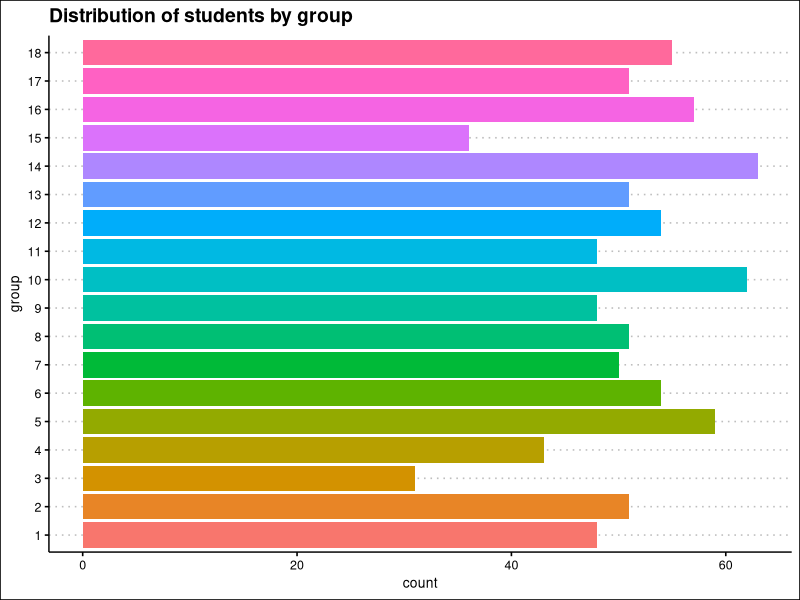
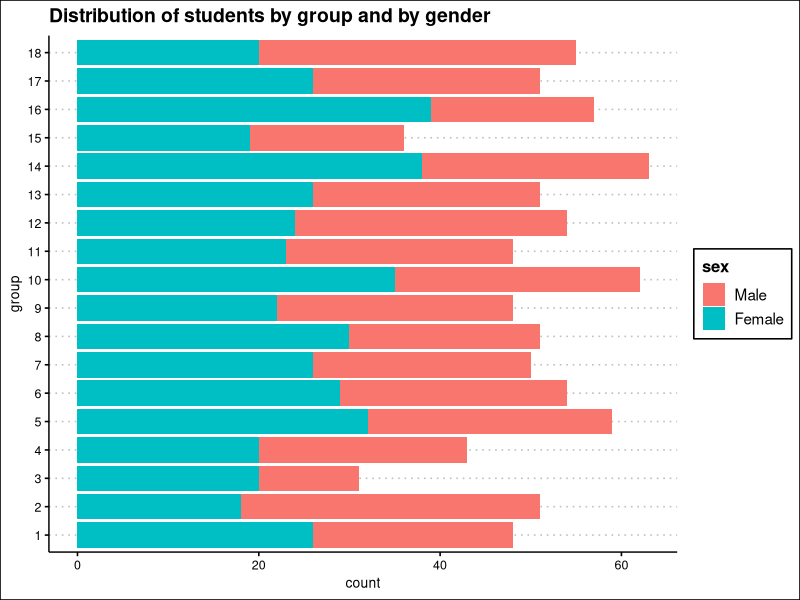
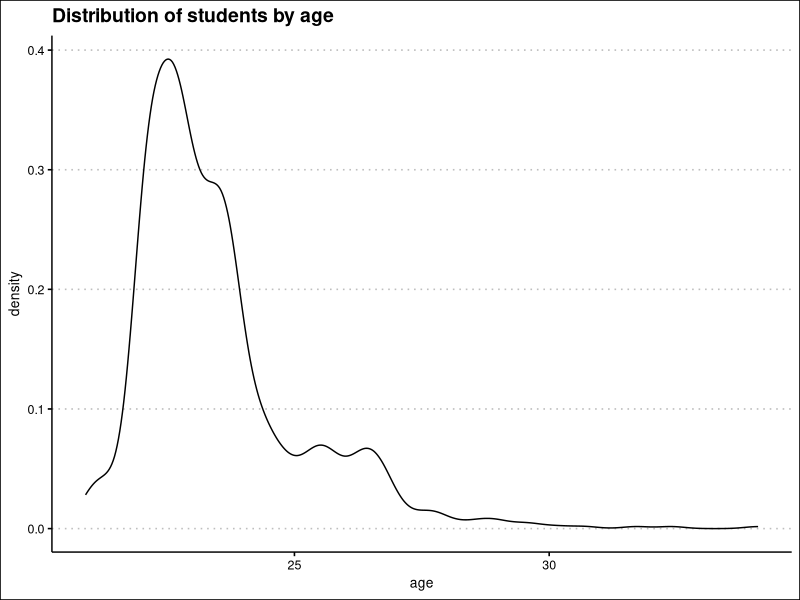
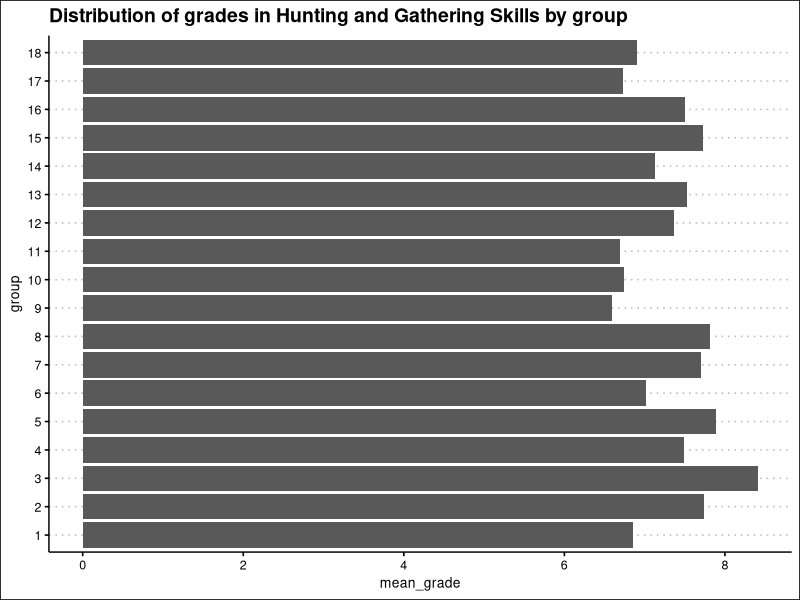
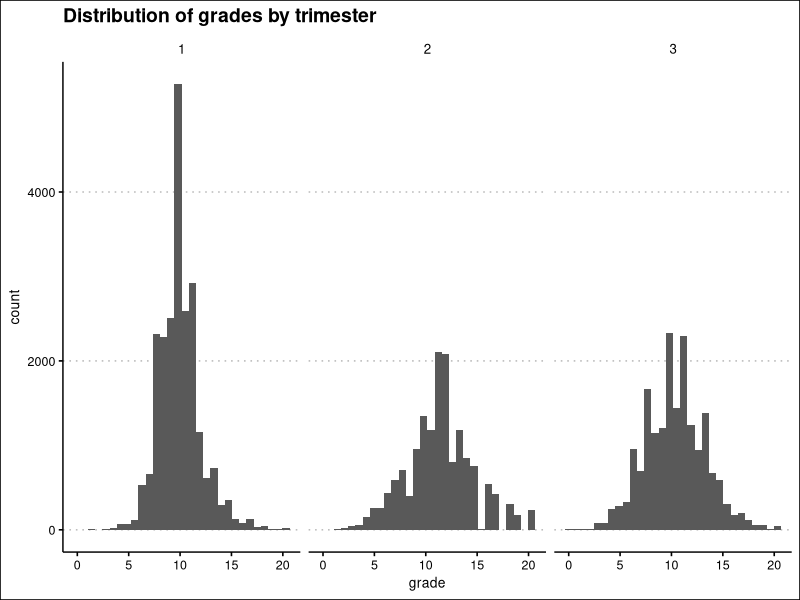
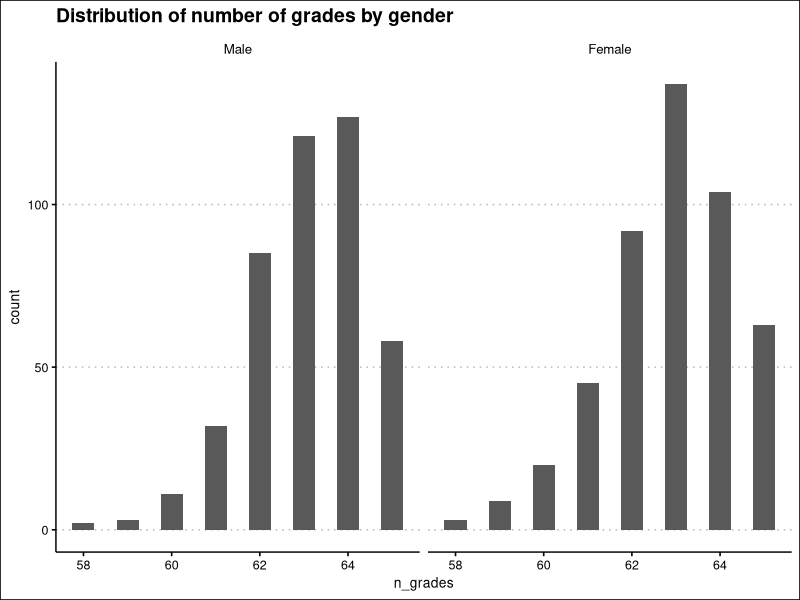
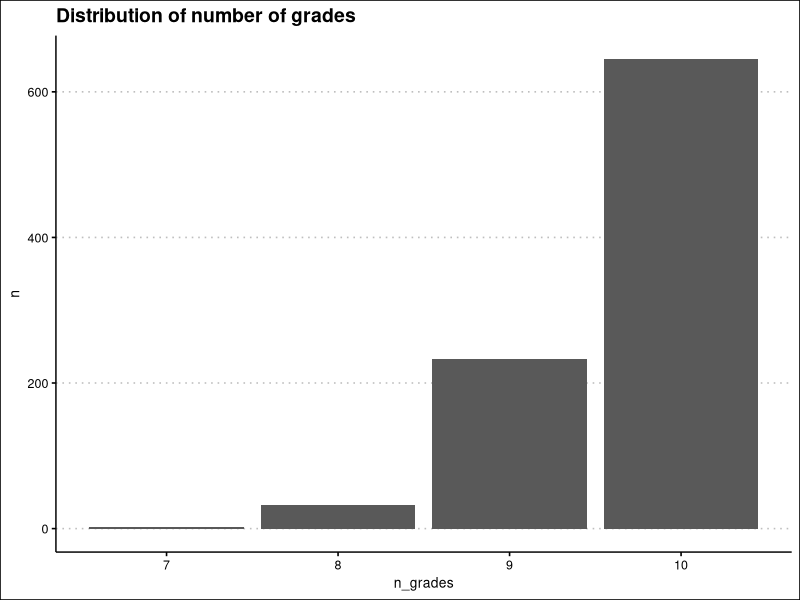
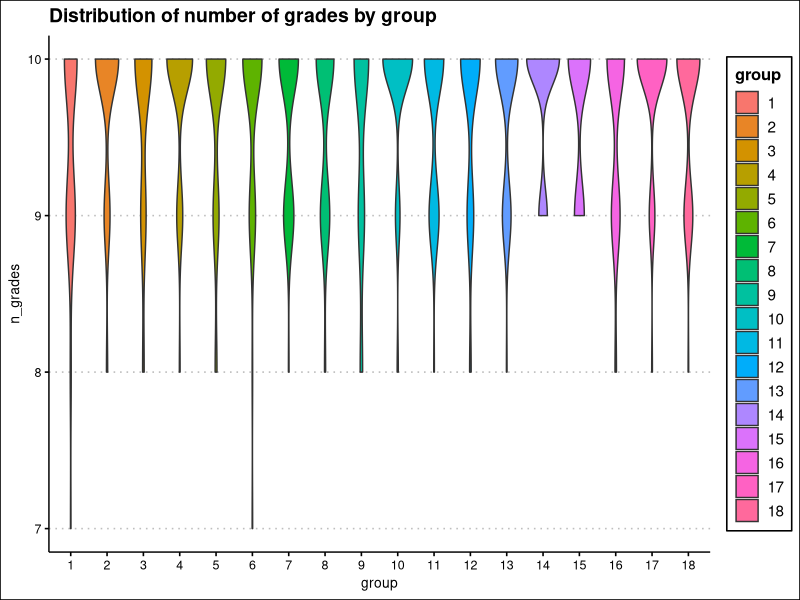

Here is the R script that generated these plots, in order:
## ---- chunk 1
#| label: data loading
#| message: false
#| warning: false

library(readr)
courses <- read_csv("Database/courses.csv")
## ---- chunk 2
#| label: data display

library(knitr)
kable(courses)
## ---- chunk 3
#| label: Question 3
#| message: false
#| warning: false

library(tidyverse)
students <- read_csv("Database/students.csv")
spec(students)

students <-
  students |>
  mutate(
    sex = factor(sex,
      levels = c("M", "F"),
      labels = c("Male", "Female")
    ),
    group = factor(group),
    id = as.integer(id)
  )
## ---- chunk 4
#| message: false
#| warning: false

grades <- read_delim("Database/grades.csv",
  delim = ":",
  na = "$"
)
## ---- chunk 5
#| message: false
#| warning: false
library(ggplot2)
library(ggthemes)

ggplot(students, aes(y = group)) +
  geom_bar(aes(fill = group)) +
  theme_clean() +
  labs(
    title = "Distribution of students by group"
  ) +
  theme(legend.position = "none")
## ---- chunk 6
ggplot(students, aes(y = group)) +
  geom_bar(aes(fill = sex)) +
  theme_clean() +
  labs(
    title = "Distribution of students by group and by gender"
  )
## ---- chunk 7
library(lubridate)

students <-
  students |>
  mutate(age = round(time_length(today() - birth_date, unit = "year"), 1))

ggplot(students, aes(x = age)) +
  geom_density() +
  theme_clean() +
  labs(
    title = "Distribution of students by age"
  )
## ---- chunk 8
age_median <-
  students |>
  summarise(age_median = median(age), .by = group) |>
  mutate(age_median = as.integer(age_median)) |>
  arrange(group)

knitr::kable(age_median)
## ---- chunk 9
max_table <-
  students |>
  slice_max(age, by = group) |>
  select(!birth_date) |>
  arrange(desc(age))

knitr::kable(max_table)
## ---- chunk 10
merged <-
  students |>
  left_join(grades, by = "id")

merged_Q11 <-
  merged |>
  filter(course_id == 7) |>
  summarise(mean_grade = mean(grade, na.rm = TRUE), .by = group)

ggplot(merged_Q11, aes(mean_grade, group)) +
  geom_col() +
  theme_clean() +
  labs(
    title = "Distribution of grades in Hunting and Gathering Skills by group"
  )
## ---- chunk 11
merged_full <-
  merged |>
  left_join(courses, by = "course_id")

ggplot(merged_full, aes(x = grade)) +
  geom_histogram(na.rm = TRUE, binwidth = 0.7) +
  facet_wrap(~trimester) +
  theme_clean() +
  labs(
    title = "Distribution of grades by trimester"
  )
## ---- chunk 12
grades_per_student <-
  merged_full |>
  reframe(
    n_grades = sum(!is.na(grade)),
    group = first(group),
    sex = first(sex),
    .by = id
  ) |>
  select(id, group, sex, n_grades) |>
  arrange(id)

grades_per_student_13 <-
  grades_per_student |>
  slice_tail(n = 10)

knitr::kable(grades_per_student_13)
## ---- chunk 13
ggplot(grades_per_student, aes(n_grades)) +
  geom_histogram(binwidth = 0.5) +
  facet_wrap(~sex) +
  theme_clean() +
  labs(
    title = "Distribution of number of grades by gender"
  )
## ---- chunk 14
grades_per_student_15 <-
  merged_full |>
  filter(course_id == 8) |>
  reframe(
    n_grades = sum(!is.na(grade)),
    group = first(group),
    sex = first(sex),
    .by = id
  ) |>
  select(id, group, sex, n_grades) |>
  arrange(desc(n_grades))

grades_per_student_15_sliced <-
  grades_per_student_15 |>
  slice_tail(n = 5)

knitr::kable(grades_per_student_15_sliced)
## ---- chunk 15
grades_per_student_16 <-
  grades_per_student_15 |>
  summarise(n = n(), .by = n_grades)

ggplot(grades_per_student_16, aes(n_grades, n)) +
  geom_col() +
  theme_clean() +
  labs(
    title = "Distribution of number of grades"
  )
## ---- chunk 16
ggplot(grades_per_student_15, aes(group, n_grades, fill = group)) +
  geom_violin() +
  theme_clean() +
  labs(
    title = "Distribution of number of grades by group"
  )
## ---- chunk 17
ggplot(grades_per_student_15, aes(group, n_grades, fill = group)) +
  geom_violin() +
  theme_clean() +
  labs(
    title = "Distribution of number of grades by group"
  ) +
  facet_wrap(~sex)
## ---- chunk 18
Q19 <-
  merged_full |>
  reframe(mean = mean(grade, na.rm = TRUE), .by = c(id, course), group = first(group), sex = first(sex)) |>
  pivot_wider(
    names_from = course,
    values_from = mean
  )

Q19_sliced <-
  Q19 |>
  select(1:4) |>
  slice_tail(n = 10)

knitr::kable(Q19_sliced)
## ---- chunk 19
ggplot(Q19, aes(`Astronomy and Celestial Navigation`, `Drumming and Music`)) +
  geom_point(alpha = 0.6) +
  theme_clean() +
  labs(
    title = "Average grades in Drumming and Music as a function of the average grades in As-
tronomy and Celestial Navigation"
  )
## ---- chunk 20
Q21 <-
  Q19 |>
  summarise(cor = cor(`Animal Lore and Totemism`, `Earth Magic and Fertility Rituals`), .by = group)


knitr::kable(Q21)
## ---- chunk 21
grp <- max(abs(Q21$cor)) # group 15

Q22 <-
  Q19 |>
  filter(group == 15)

ggplot(Q22, aes(`Animal Lore and Totemism`, `Earth Magic and Fertility Rituals`)) +
  geom_point(alpha = 0.6) +
  theme_clean() +
  labs(
    title = "Average grades in Earth Magic and Fertility Rituals as a function the average grades in Animal Lore and Totemism in group 15"
  )
## ---- chunk 22
final <-
  Q19 |>
  mutate(
    final_grade = rowMeans(across(!c(id, group, sex)),
      na.rm = TRUE
    ))|>
  select(final_grade,id,group,sex) |> 
  arrange(desc(final_grade)) |>
  relocate(final_grade, .after = last_col())
## ---- chunk 23
ggplot(final, aes(final_grade)) +
  geom_histogram(binwidth = 0.5) +
  facet_wrap(~group)+
  theme_clean() +
  labs(
    title = "Differences in final grades between groups"
  )
